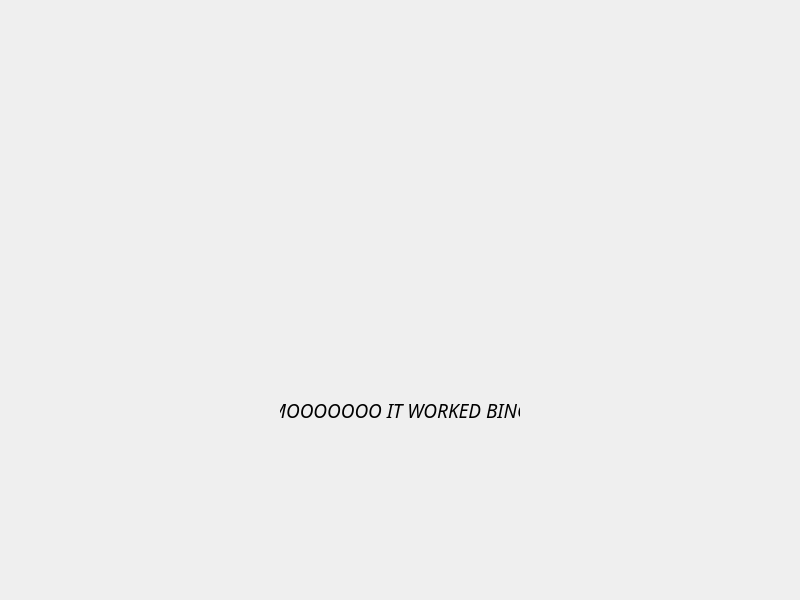
<?xml version="1.0" encoding="UTF-8"?>
<ui version="4.0">
 <class>widget</class>
 <widget class="QWidget" name="widget">
  <property name="geometry">
   <rect>
    <x>0</x>
    <y>0</y>
    <width>800</width>
    <height>600</height>
   </rect>
  </property>
  <property name="windowTitle">
   <string>Moo</string>
  </property>
  <widget class="QLabel" name="itWorked">
   <property name="geometry">
    <rect>
     <x>280</x>
     <y>310</y>
     <width>240</width>
     <height>201</height>
    </rect>
   </property>
   <property name="font">
    <font>
     <family>Charter</family>
     <pointsize>14</pointsize>
     <italic>true</italic>
    </font>
   </property>
   <property name="text">
    <string>MOOOOOOO IT WORKED BING</string>
   </property>
   <property name="alignment">
    <set>Qt::AlignCenter</set>
   </property>
  </widget>
 </widget>
 <resources/>
 <connections/>
</ui>
